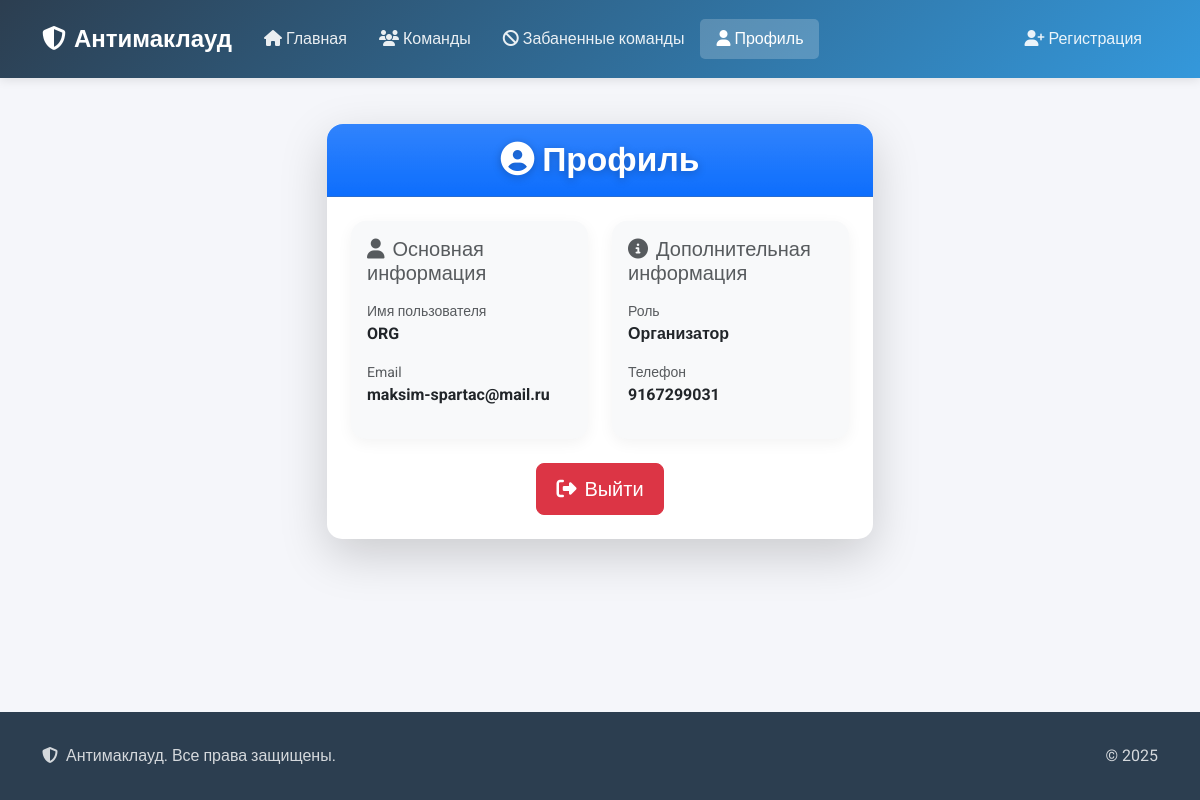
The app's page /profile/ (signed in) with its own data.
### core/models.py (models this page shows, shortened)
class User(AbstractUser):
    class Role(models.TextChoices):
        ADMIN = 'ADMIN', 'Администратор'
        ORGANIZER = 'ORGANIZER', 'Организатор'
        MEMBER = 'MEMBER', 'Участник'
    role = models.CharField(
        max_length=50,
        choices=Role.choices,
        default=Role.MEMBER,
    )
    phone = models.CharField(max_length=20, blank=True, null=True)
    chevron_photo = models.ImageField(upload_to='chevrons/', blank=True, null=True)
    team = models.ForeignKey('Team', on_delete=models.SET_NULL, blank=True, null=True)

### core/views.py (the view)
# urls.py: path('profile/', profile, name='profile'),
@login_required(login_url='/register/')
def profile(request):
    if request.user.is_authenticated:
        return render(request, 'profile.html', {'user': request.user})
    else:
        return render(request, 'profile.html', {'show_login': True})

### templates/profile.html (shortened to what this page needs)
{% extends 'base.html' %}
{% block content %}
<div class="row justify-content-center">
    <div class="col-md-8 col-lg-6">
        <div class="card shadow-lg mt-4">
            {% if user.is_authenticated %}
                <div class="card-header bg-primary bg-gradient text-white py-3" style="border-top-left-radius: 1rem; border-top-right-radius: 1rem;">
                    <h2 class="card-title text-center mb-0" style="font-size:2.1rem; font-weight:800; text-shadow: 0 2px 8px rgba(0,0,0,0.25);">
                        <i class="fas fa-user-circle me-2"></i>Профиль
                    </h2>
                </div>
                <div class="card-body p-4">
                    <div class="profile-info">
                        <div class="row g-4">
                            <div class="col-md-6">
                                <div class="card h-100 border-0 bg-light">
                                    <div class="card-body">
                                        <h5 class="card-title text-muted mb-3">
                                            <i class="fas fa-user me-2"></i>Основная информация
                                        </h5>
                                        <ul class="list-unstyled mb-0">
                                            <li class="mb-3">
                                                <small class="text-muted d-block">Имя пользователя</small>
                                                <strong>{{ user.username }}</strong>
                                            </li>
                                            <li class="mb-3">
                                                <small class="text-muted d-block">Email</small>
                                                <strong>{{ user.email }}</strong>
                                            </li>
                                        </ul>
                                    </div>
                                </div>
                            </div>
                            <div class="col-md-6">
                                <div class="card h-100 border-0 bg-light">
                                    <div class="card-body">
                                        <h5 class="card-title text-muted mb-3">
                                            <i class="fas fa-info-circle me-2"></i>Дополнительная информация
                                        </h5>
                                        <ul class="list-unstyled mb-0">
                                            <li class="mb-3">
                                                <small class="text-muted d-block">Роль</small>
                                                <strong>{{ user.get_role_display }}</strong>
                                            </li>
                                            <li class="mb-3">
                                                <small class="text-muted d-block">Телефон</small>
                                                <strong>{{ user.phone|default:'—' }}</strong>
                                            </li>
                                        </ul>
                                    </div>
                                </div>
                            </div>
                        </div>
                    </div>
                    <div class="text-center mt-4">
                        <a href="{% url 'logout' %}" class="btn btn-danger btn-lg">
                            <i class="fas fa-sign-out-alt me-2"></i>Выйти
                        </a>
                    </div>
                </div>
            {% endif %}
        </div>
    </div>
</div>
{% endblock %}

### templates/base.html (style rules this page uses)
:root { --primary-color: #2c3e50; --secondary-color: #3498db; --accent-color: #e74c3c; --text-color: #2c3e50; --light-bg: #f8f9fa; }
body { font-family: 'Roboto', sans-serif; color: var(--text-color); background-color: #f5f6fa; padding-top: 76px; min-height: 100vh; display: flex; flex-direction: column; }
.card { border: none; border-radius: 15px; box-shadow: 0 4px 15px rgba(0,0,0,0.05); transition: transform 0.3s ease, box-shadow 0.3s ease; }
.btn { border-radius: 8px; padding: 0.6rem 1.2rem; font-weight: 500; transition: all 0.3s ease; }

### records on screen
User: username "ORG", email "maksim-spartac@mail.ru", role "Организатор", phone "9167299031"
